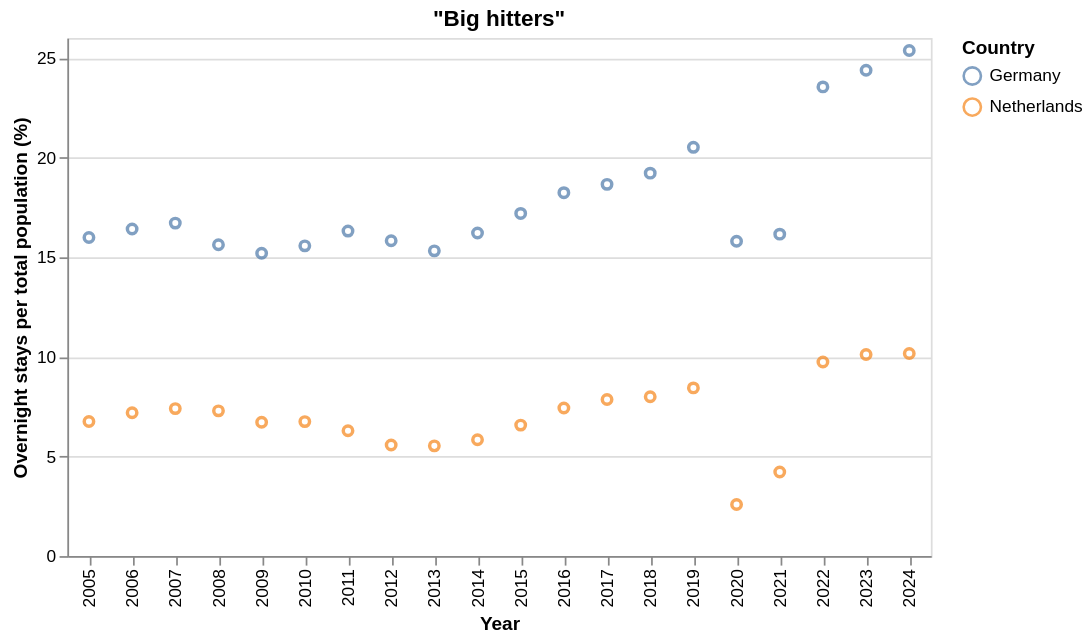

Notebook cell for this chart:
### Code cell
charts['big_hitters']

### Figure 1 — Vega-Lite specification as saved in the notebook (floating-point values rounded to 4 significant figures)
{"config": {"view": {"continuousWidth": 300, "continuousHeight": 300}, "scale": {"zero": true}}, "data": {"name": "data-bb3f041a4090c6e2381fac920bb410dd"}, "mark": {"type": "point", "tooltip": true}, "encoding": {"color": {"field": "country", "title": "Country", "type": "nominal"}, "x": {"field": "str_year", "title": "Year", "type": "nominal"}, "y": {"field": "scaled", "title": "Overnight stays per total population (%)", "type": "quantitative"}}, "title": "\"Big hitters\"", "width": 500, "$schema": "https://vega.github.io/schema/vega-lite/v6.1.0.json", "datasets": {"data-bb3f041a4090c6e2381fac920bb410dd": [{"iso_code": "DEU", "year": 2005, "country": "Germany", "scaled": 15.99, "str_year": "2005"}, {"iso_code": "DEU", "year": 2006, "country": "Germany", "scaled": 16.42, "str_year": "2006"}, {"iso_code": "DEU", "year": 2007, "country": "Germany", "scaled": 16.71, "str_year": "2007"}, {"iso_code": "DEU", "year": 2008, "country": "Germany", "scaled": 15.62, "str_year": "2008"}, {"iso_code": "DEU", "year": 2009, "country": "Germany", "scaled": 15.2, "str_year": "2009"}, {"iso_code": "DEU", "year": 2010, "country": "Germany", "scaled": 15.57, "str_year": "2010"}, {"iso_code": "DEU", "year": 2011, "country": "Germany", "scaled": 16.31, "str_year": "2011"}, {"iso_code": "DEU", "year": 2012, "country": "Germany", "scaled": 15.82, "str_year": "2012"}, {"iso_code": "DEU", "year": 2013, "country": "Germany", "scaled": 15.32, "str_year": "2013"}, {"iso_code": "DEU", "year": 2014, "country": "Germany", "scaled": 16.21, "str_year": "2014"}, {"iso_code": "DEU", "year": 2015, "country": "Germany", "scaled": 17.2, "str_year": "2015"}, {"iso_code": "DEU", "year": 2016, "country": "Germany", "scaled": 18.24, "str_year": "2016"}, {"iso_code": "DEU", "year": 2017, "country": "Germany", "scaled": 18.65, "str_year": "2017"}, {"iso_code": "DEU", "year": 2018, "country": "Germany", "scaled": 19.22, "str_year": "2018"}, {"iso_code": "DEU", "year": 2019, "country": "Germany", "scaled": 20.51, "str_year": "2019"}, {"iso_code": "DEU", "year": 2020, "country": "Germany", "scaled": 15.8, "str_year": "2020"}, {"iso_code": "DEU", "year": 2021, "country": "Germany", "scaled": 16.16, "str_year": "2021"}, {"iso_code": "DEU", "year": 2022, "country": "Germany", "scaled": 23.55, "str_year": "2022"}, {"iso_code": "DEU", "year": 2023, "country": "Germany", "scaled": 24.38, "str_year": "2023"}, {"iso_code": "DEU", "year": 2024, "country": "Germany", "scaled": 25.37, "str_year": "2024"}, {"iso_code": "NLD", "year": 2005, "country": "Netherlands", "scaled": 6.755, "str_year": "2005"}, {"iso_code": "NLD", "year": 2006, "country": "Netherlands", "scaled": 7.192, "str_year": "2006"}, {"iso_code": "NLD", "year": 2007, "country": "Netherlands", "scaled": 7.402, "str_year": "2007"}, {"iso_code": "NLD", "year": 2008, "country": "Netherlands", "scaled": 7.289, "str_year": "2008"}, {"iso_code": "NLD", "year": 2009, "country": "Netherlands", "scaled": 6.714, "str_year": "2009"}, {"iso_code": "NLD", "year": 2010, "country": "Netherlands", "scaled": 6.749, "str_year": "2010"}, {"iso_code": "NLD", "year": 2011, "country": "Netherlands", "scaled": 6.288, "str_year": "2011"}, {"iso_code": "NLD", "year": 2012, "country": "Netherlands", "scaled": 5.573, "str_year": "2012"}, {"iso_code": "NLD", "year": 2013, "country": "Netherlands", "scaled": 5.531, "str_year": "2013"}, {"iso_code": "NLD", "year": 2014, "country": "Netherlands", "scaled": 5.84, "str_year": "2014"}, {"iso_code": "NLD", "year": 2015, "country": "Netherlands", "scaled": 6.574, "str_year": "2015"}, {"iso_code": "NLD", "year": 2016, "country": "Netherlands", "scaled": 7.433, "str_year": "2016"}, {"iso_code": "NLD", "year": 2017, "country": "Netherlands", "scaled": 7.861, "str_year": "2017"}, {"iso_code": "NLD", "year": 2018, "country": "Netherlands", "scaled": 7.999, "str_year": "2018"}, {"iso_code": "NLD", "year": 2019, "country": "Netherlands", "scaled": 8.442, "str_year": "2019"}, {"iso_code": "NLD", "year": 2020, "country": "Netherlands", "scaled": 2.589, "str_year": "2020"}, {"iso_code": "NLD", "year": 2021, "country": "Netherlands", "scaled": 4.223, "str_year": "2021"}, {"iso_code": "NLD", "year": 2022, "country": "Netherlands", "scaled": 9.743, "str_year": "2022"}, {"iso_code": "NLD", "year": 2023, "country": "Netherlands", "scaled": 10.12, "str_year": "2023"}, {"iso_code": "NLD", "year": 2024, "country": "Netherlands", "scaled": 10.16, "str_year": "2024"}]}}
